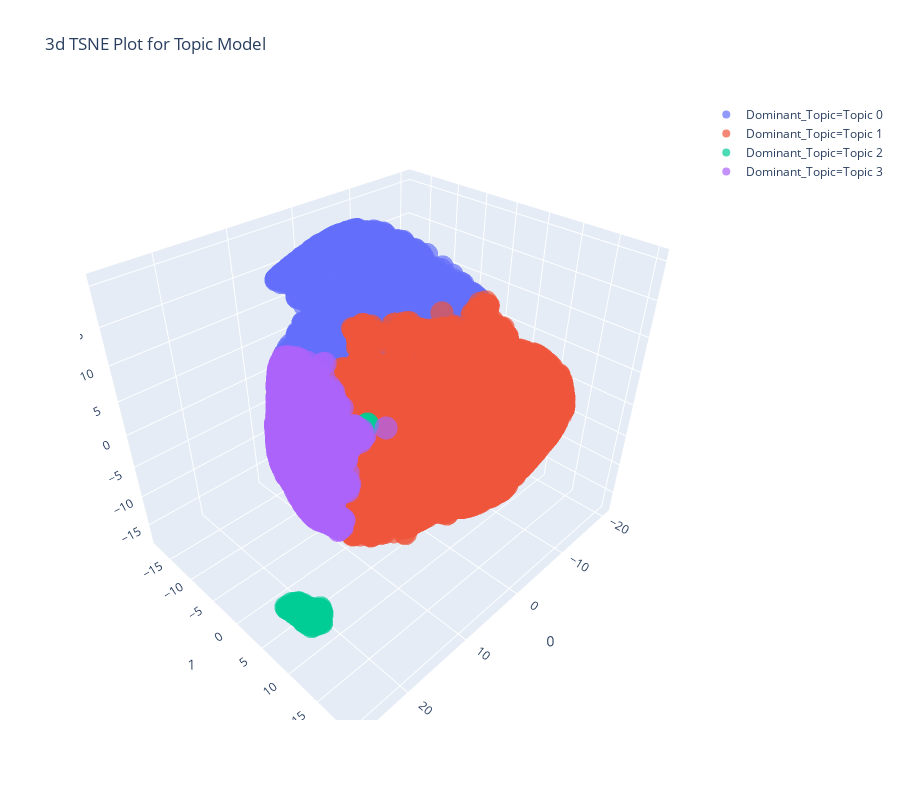

Notebook code for this chart:
### Code cell
plot_model(lda, plot = 'tsne')

### Figure 1 — Plotly figure (JSON) as saved in the notebook; plotly's stock layout.template omitted (floating-point values rounded to 4 significant figures; data arrays with more than 128 entries replaced by an {"elided": "..."} marker saying what was removed)
{"data": [{"hovertemplate": "Dominant_Topic=Topic 0<br>0=%{x}<br>1=%{y}<br>2=%{z}", "showlegend": true, "legendgroup": "Dominant_Topic=Topic 0", "name": "Dominant_Topic=Topic 0", "scene": "scene", "y": {"elided": "1467 float values"}, "hoverlabel": {"namelength": 0}, "mode": "markers", "marker": {"color": "#636efa", "opacity": 0.7, "symbol": "circle"}, "x": {"elided": "1467 float values"}, "z": {"elided": "1467 float values"}, "type": "scatter3d"}, {"hovertemplate": "Dominant_Topic=Topic 1<br>0=%{x}<br>1=%{y}<br>2=%{z}", "showlegend": true, "legendgroup": "Dominant_Topic=Topic 1", "name": "Dominant_Topic=Topic 1", "scene": "scene", "y": {"elided": "3712 float values"}, "hoverlabel": {"namelength": 0}, "mode": "markers", "marker": {"color": "#EF553B", "opacity": 0.7, "symbol": "circle"}, "x": {"elided": "3712 float values"}, "z": {"elided": "3712 float values"}, "type": "scatter3d"}, {"hovertemplate": "Dominant_Topic=Topic 2<br>0=%{x}<br>1=%{y}<br>2=%{z}", "showlegend": true, "legendgroup": "Dominant_Topic=Topic 2", "name": "Dominant_Topic=Topic 2", "scene": "scene", "y": {"elided": "163 float values"}, "hoverlabel": {"namelength": 0}, "mode": "markers", "marker": {"color": "#00cc96", "opacity": 0.7, "symbol": "circle"}, "x": {"elided": "163 float values"}, "z": {"elided": "163 float values"}, "type": "scatter3d"}, {"hovertemplate": "Dominant_Topic=Topic 3<br>0=%{x}<br>1=%{y}<br>2=%{z}", "showlegend": true, "legendgroup": "Dominant_Topic=Topic 3", "name": "Dominant_Topic=Topic 3", "scene": "scene", "y": {"elided": "1476 float values"}, "hoverlabel": {"namelength": 0}, "mode": "markers", "marker": {"color": "#ab63fa", "opacity": 0.7, "symbol": "circle"}, "x": {"elided": "1476 float values"}, "z": {"elided": "1476 float values"}, "type": "scatter3d"}], "layout": {"title": {"text": "3d TSNE Plot for Topic Model"}, "scene": {"domain": {"y": [0, 1], "x": [0, 1]}, "zaxis": {"title": {"text": "2"}}, "xaxis": {"title": {"text": "0"}}, "yaxis": {"title": {"text": "1"}}}, "height": 800, "width": 900, "legend": {"tracegroupgap": 0}}}
